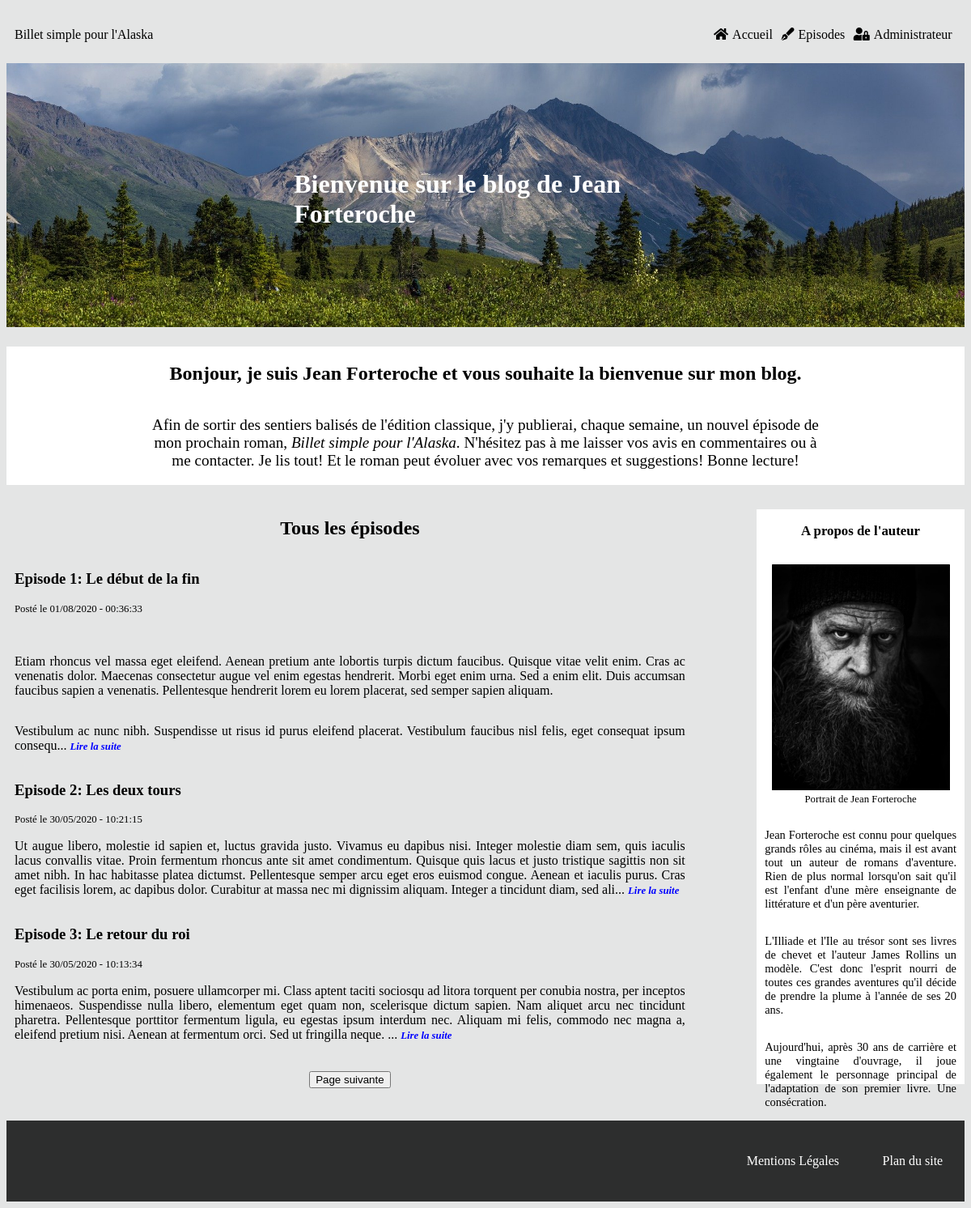
The page /index.php?action=get_all&page=1 on the database as committed earlier.
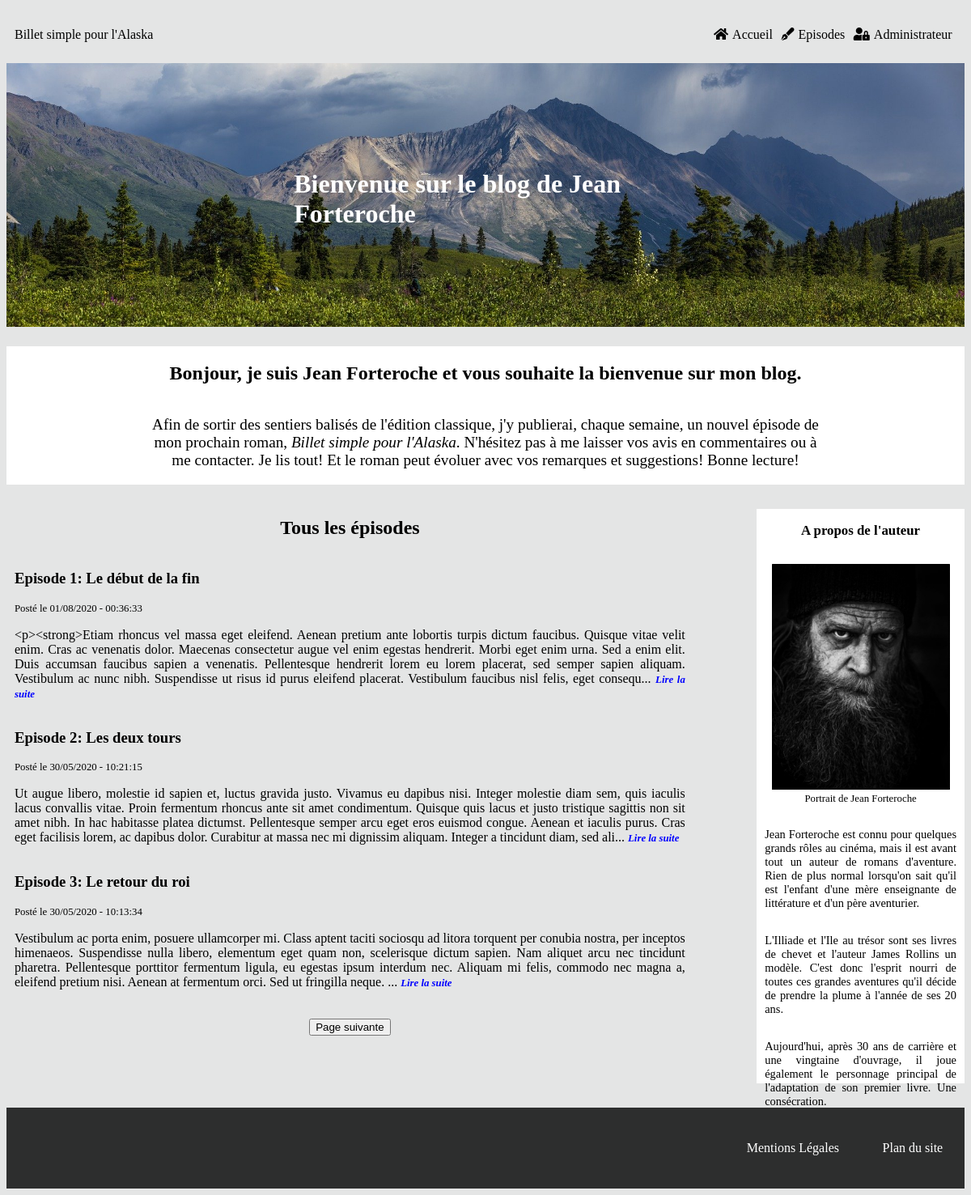
The same page on the database as committed later.
### tables this page shows
CREATE TABLE IF NOT EXISTS `episodes` (
  `episode_id` tinyint(11) NOT NULL AUTO_INCREMENT,
  `numero_episode` tinyint(11) NOT NULL,
  `episode_title` char(255) NOT NULL,
  `episode_content` longtext NOT NULL,
  `episode_date` datetime NOT NULL DEFAULT CURRENT_TIMESTAMP,
  `episode_status` int(1) NOT NULL,
  PRIMARY KEY (`episode_id`),
  UNIQUE KEY `unicite` (`numero_episode`) USING BTREE
);

### src/View/View.php (called while the page is built, shortened)
<?php
class View
{
    public function display(array $data, string $template, string $layout) : void
    {
        require_once($template);
    }
}

### src/Controller/FrontOffice/PostController.php (called while the page is built, shortened)
<?php
class PostController
{
    private $postManager;
    private $view;
    private $layout;
    public function __construct(PostManager $postManager, View $view, CommentManager $commentManager, Session $session, Token $token)
    {
        $this->postManager = $postManager;
        $this->view = $view;
        $this->layout = '../templates/frontOffice/layout.html.php';
    }
    public function displayAllPosts(int $page): void
    {
        $totalEpisodes = $this->postManager->getNumberOfEpisodes();
        $pageToDisplay = $page - 1;
        $episodesToDisplay = 3;
        $numberOfPages = ceil($totalEpisodes / $episodesToDisplay);
        $offset = $pageToDisplay * $episodesToDisplay;
        $data = [$this->postManager->getAllEpisodes($offset), $page, $numberOfPages];
        $template = 'allPosts.html.php';
        $this->view->display(['episode' => $data[0], 'currentPage' => $data[1], 'maxPages' => $data[2]], $template, $this->layout);
    }
}

### public/index.php (called while the page is built, shortened)
<?php
$router = new Router();
$router->run();

### src/Model/PostManager.php (called while the page is built, shortened)
<?php
class PostManager
{
    private $database;
    public function __construct(Database $database)
    {
        $this->database = $database;
    }
    public function getAllEpisodes(int $offset) : array
    {
        $request = $this->database->prepare("SELECT *, substring(episode_content, 1, 500) AS episode_content,
            DATE_FORMAT(episode_date, '%d/%m/%Y - %H:%i:%s') AS episode_date
            FROM episodes
            WHERE episode_status = 1
            ORDER BY numero_episode
            LIMIT 3 OFFSET :beginning");
        $request->bindParam(':beginning', $offset, \PDO::PARAM_INT);
        $request->execute();
        return $request->fetchAll();
    }
}

### Templates/Frontoffice/allposts.html.php (the view, shortened to what this page needs)
<h2>Tous les épisodes</h2>
<?php foreach ($data['episode'] as $entry) {?>
    <article>
        <a href="index.php?action=post&id=<?=$entry['episode_id']?>">
            <h3 class='episode_title'>Episode <?=$entry['numero_episode']?>: <?=$entry['episode_title']?></h3>
        </a>
        <span class='post_date'>Posté le <?=$entry['episode_date']?></span>
        <p><?=$entry['episode_content']?>... <span id="read_next"><a href='index.php?action=post&id=<?=$entry['episode_id']?>'>Lire la suite</a></p>
    </article>
<?php
}?>
<div id="prev_next">
    <?php
    if ($data['currentPage'] < $data['maxPages'] && $data['currentPage'] >= 1) {
    ?>
    <span id="next">
        <a href="index.php?action=get_all&page=<?=$data['currentPage'] + 1?>">
            <button>Page suivante</button>
        </a>
    </span>
    <?php
    }
    ?>
</div>

Rows that differ between the two databases and show on the page:
changed episodes "Le début de la fin": episode_content "Etiam rhoncus vel massa eget eleifend. Aenean pretium ante lobortis turpis dictum faucibus. Quisque vitae velit enim. Cras ac venenatis dolor. Maecenas consectetur augue vel enim egestas hendrerit. Morbi eget enim urna. Sed a enim elit. Duis accumsan faucibus sapien a venenatis. Pellentesque hendrerit lorem eu lorem placerat, sed semper sapien aliquam. Vestibulum ac nunc nibh. Suspendisse ut risus id purus eleifend placerat. Vestibulum faucibus nisl felis, eget consequat ipsum consequ" → "<p><strong>Etiam rhoncus vel massa eget eleifend. Aenean pretium ante lobortis turpis dictum faucibus. Quisque vitae velit enim. Cras ac venenatis dolor. Maecenas consectetur augue vel enim egestas hendrerit. Morbi eget enim urna. Sed a enim elit. Duis accumsan faucibus sapien a venenatis. Pellentesque hendrerit lorem eu lorem placerat, sed semper sapien aliquam. Vestibulum ac nunc nibh. Suspendisse ut risus id purus eleifend placerat. Vestibulum faucibus nisl felis, eget consequ"
